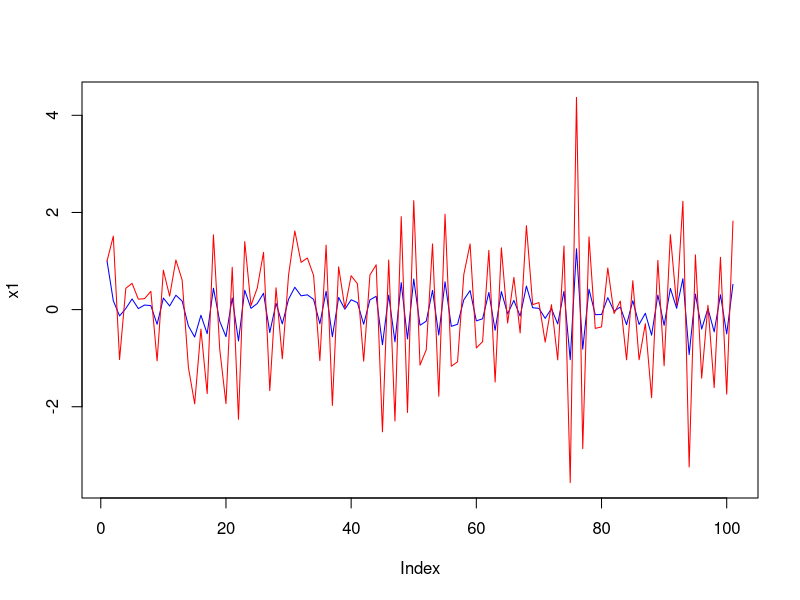
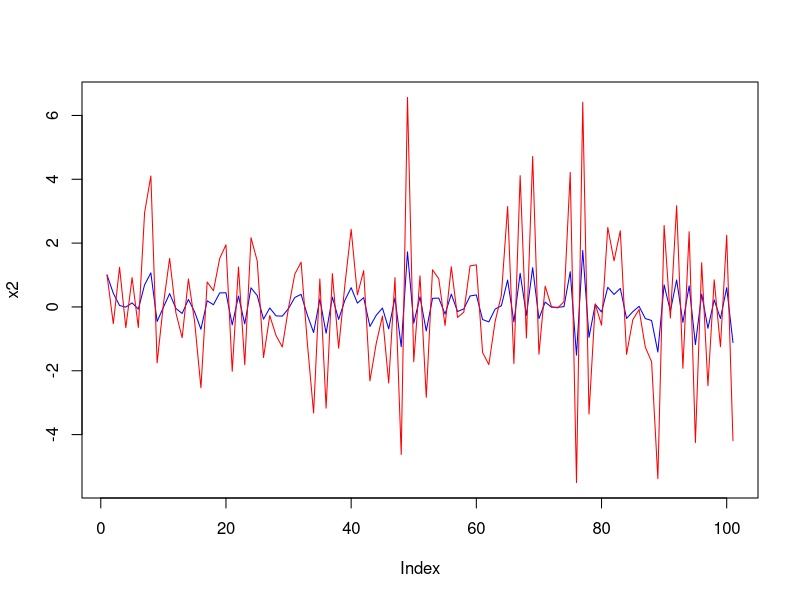
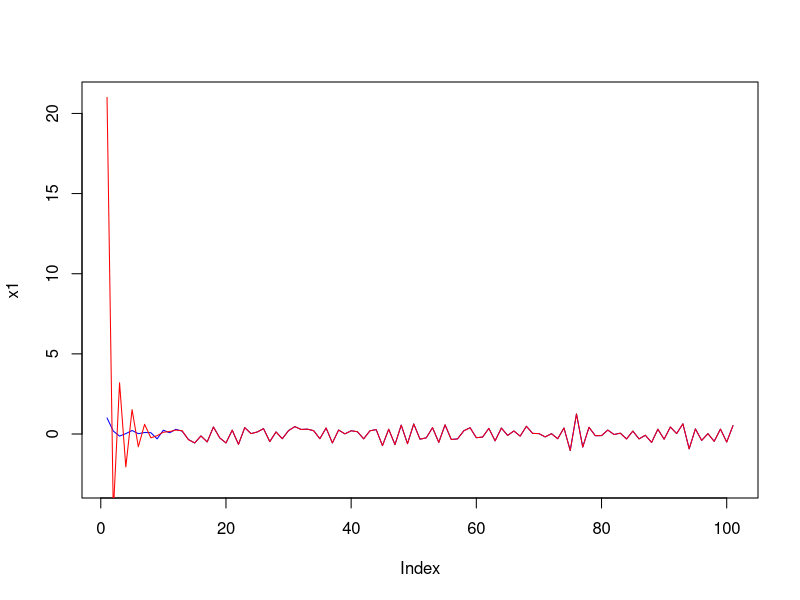
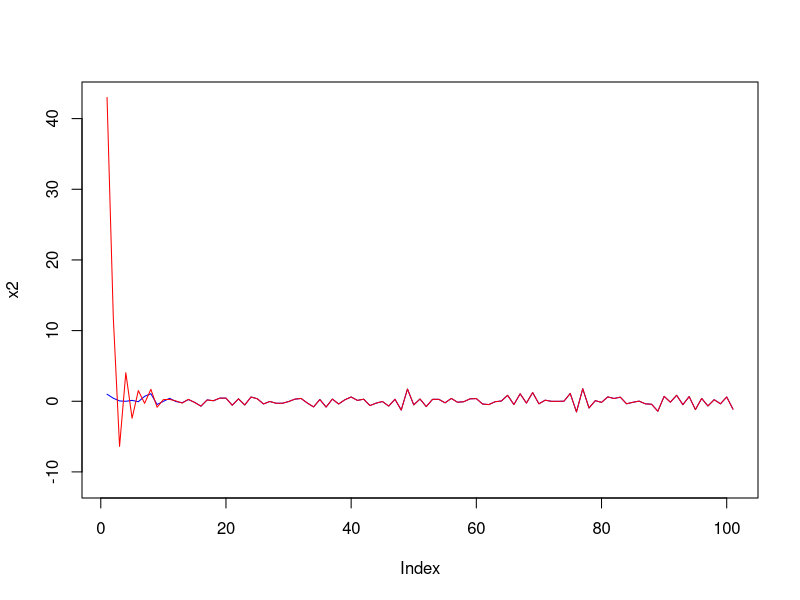
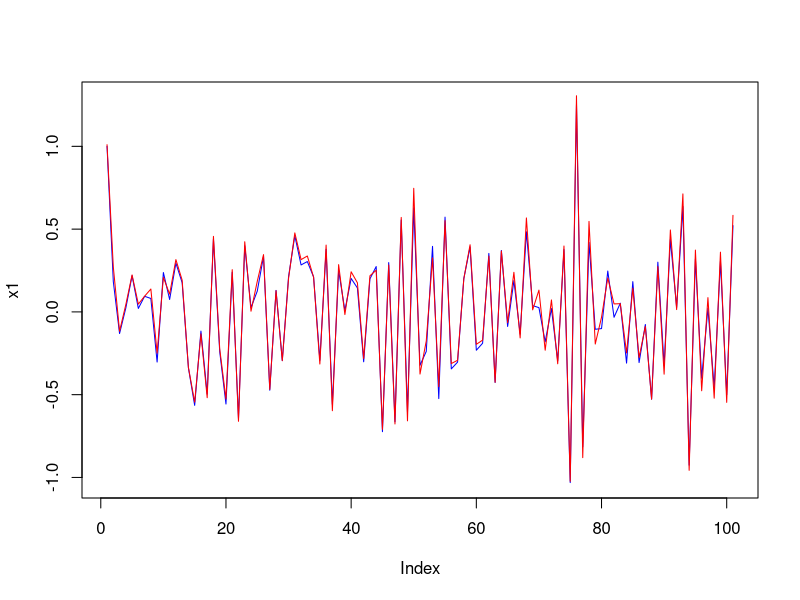
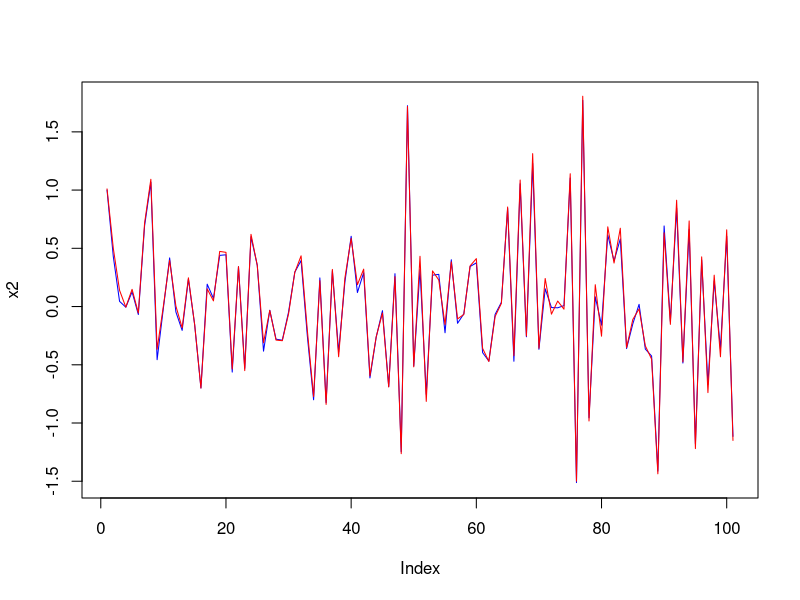

These figures' R source, in order: (Note: this script raises an error after producing the figures.)
## ---- chunk 1
if (!require('assertthat')) install.packages('asserthat')
if (!require('matrixcalc')) install.packages('matrixcalc')
if (!require('mvtnorm')) install.packages('mvtnorm')
if (!require('Matrix')) install.packages('Matrix')

# Initial values for x, A, B, C and R
# go to 101 since R's indexing starts at 1
# the first element of everything is associted with t = 0,
# and the last element (the 101th element) with t = 100
get.states <- function(N = 101,
                       x0 = c(1,1),
                       A = matrix(c(0,1,1,0), nrow = 2, ncol = 2),
                       B = matrix(c(1,1,7,1), nrow = 2, ncol = 2),
                       C = c(2,1),
                       Q = C %*% t(C),
                       R = diag(x = c(2,3)),
                       ws = rmvnorm(N-1, mean = c(0,0), sigma = diag(x = c(0.1,0.2))),
                       riccardi = FALSE) {
  set.seed(321)
  are_equal(rankMatrix(cbind(A, A%*%B))[1], max(nrow(A), ncol(A)))
  assert_that(is.positive.definite(R))
  # Initialize stores for x, L and K
  x.mat <- matrix(NA, nrow = N, ncol = length(x0))
  # store the initial state x0 as the first element in x
  x.mat[1,] <- x0
  #L.mat <- matrix(NA, nrow = N, ncol = length(x0))
  L.list <- list()
  # K's are (length of C) x (length of C), e.g. NxN
  K.list <- list()
  
  # Terminal K_N = C'C
  K.list[[N]] <- Q
  
  # for t = 99 to 0, solve for K and L
  # R indices 100 to 1
  for (t in (N-1):1) {
    # if riccardi, stop updating K once it converges
    K.tplus1 <- K.list[t+1][[1]]
    # check to see if we have converged
    K.tplus2 <- K.list[t+2][[1]]
    K.list[[t]] <- if ((riccardi == FALSE) || (!(t == N-1) && !(K.tplus2 == K.tplus1))) {
      # break into parts for readability
      inner <- K.tplus1 - K.tplus1 %*% B %*% solve(R + t(B) %*% K.tplus1 %*% B) %*% t(B) %*% K.tplus1
      t(A) %*% (inner) %*% A + Q
    } else {
      K.tplus1
    }
    L.list[[t]] <- -solve(R + t(B)%*%K.tplus1%*%B) %*% t(B) %*% K.tplus1 %*% A
  }
  
  # Use L's to solve for optimal control
  # from t = 1 to 100 (e.g. R indices 2 to 101)
  # first component of xs is x0 -> x0, so need to index from t+1
  for (t in 2:N) {
    lastperiod <- t-1
    x.lastperiod <- x.mat[lastperiod,]
    L.lastperiod <- L.list[[lastperiod]]
    w.lastperiod <- ws[lastperiod,]
    # solve for x_{k+1}
    x.mat[t,] <- A %*% x.lastperiod + B %*% (L.lastperiod %*% x.lastperiod) + w.lastperiod
  }
  
  return(list(x.matrix = x.mat))
}
## ---- chunk 2
first.q.small <- get.states()
# explicitly state N for clarity
N = 101
first.q.large <- get.states(N = N, ws = rmvnorm(N-1, mean = c(0,0), sigma = diag(x = c(1.2,3.2))))

min.x1 <- min(first.q.large$x.matrix[,1])
max.x1 <- max(first.q.large$x.matrix[,1])
plot(first.q.small$x.matrix[,1],
     type = 'l',
     col = 'blue',
     ylim = c(min.x1, max.x1),
     ylab = 'x1')
lines(first.q.large$x.matrix[,1], type = 'l', col = 'red')

min.x2 <- min(first.q.large$x.matrix[,2])
max.x2 <- max(first.q.large$x.matrix[,2])
plot(first.q.small$x.matrix[,2],
     type = 'l',
     col = 'blue',
     ylim = c(min.x2, max.x2),
     ylab = 'x2')
lines(first.q.large$x.matrix[,2], type = 'l', col = 'red')
## ---- chunk 3
second.q.small <- get.states()
second.q.large <- get.states(x0 = c(21,43))
min.x1 <- min(second.q.small$x.matrix[,1])
max.x1 <- max(second.q.large$x.matrix[,1])
plot(second.q.small$x.matrix[,1],
     type = 'l',
     col = 'blue',
     ylim = c(min.x1-2, max.x1),
     ylab = 'x1')
lines(second.q.large$x.matrix[,1], type = 'l', col = 'red')

min.x2 <- min(second.q.small$x.matrix[,2])
max.x2 <- max(second.q.large$x.matrix[,2])
plot(second.q.small$x.matrix[,2],
     type = 'l',
     col = 'blue',
     ylim = c(min.x2-10, max.x2),
     ylab = 'x2')
lines(second.q.large$x.matrix[,2], type = 'l', col = 'red')
## ---- chunk 4
third.q.small <- get.states()
third.q.large <- get.states(R = diag(x = c(99,23)))
min.x1 <- min(third.q.small$x.matrix[,1])
max.x1 <- max(third.q.large$x.matrix[,1])
plot(third.q.small$x.matrix[,1],
     type = 'l',
     col = 'blue',
     ylim = c(min.x1, max.x1),
     ylab = 'x1')
lines(third.q.large$x.matrix[,1]+1e-2, type = 'l', col = 'red')

min.x2 <- min(third.q.small$x.matrix[,2])
max.x2 <- max(third.q.large$x.matrix[,2])
plot(third.q.small$x.matrix[,2],
     type = 'l',
     col = 'blue',
     ylim = c(min.x2, max.x2),
     ylab = 'x2')
lines(third.q.large$x.matrix[,2]+1e-2, type = 'l', col = 'red')
## ---- chunk 5
fourth.q.normal <- get.states(riccardi = FALSE)
fourth.q.riccardi <- get.states(riccardi = TRUE)
plot(fourth.q.normal$x.matrix[,1],
     type = 'l',
     col = 'blue',
     ylab = 'x1')
lines(fourth.q.riccardi$x.matrix[,1]+1e-2, type = 'l', col = 'red')

plot(fourth.q.normal$x.matrix[,2],
     type = 'l',
     col = 'blue',
     ylab = 'x2')
lines(fourth.q.riccardi$x.matrix[,2]+1e-2, type = 'l', col = 'red')
